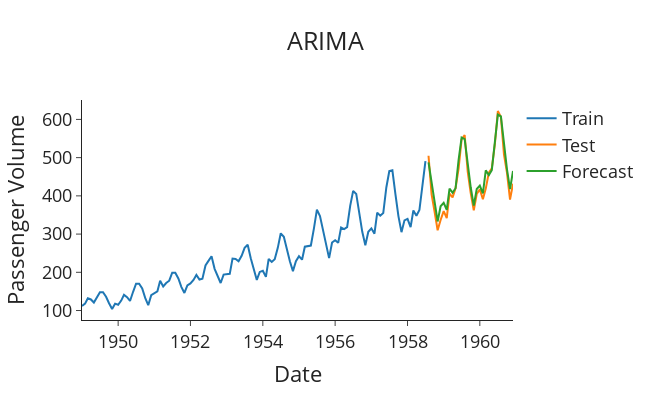

This figure's notebook cell:
### Markdown cell above
The forecasts produced from this fitted model is for the differenced and Box-Cox transformed time series that we produced earlier. Therefore, we have to un-difference and apply the inverse Box-Cox transform to the predictions to acquire the actual airline passenger forecasted volumes:

### Code cell
# Import packages
import plotly.graph_objects as go

def plot_forecasts(forecasts: list[float], title: str) -> None:
    """Function to plot the forecasts."""
    fig = go.Figure()
    fig.add_trace(go.Scatter(x=train.index, y=train['#Passengers'], name='Train'))
    fig.add_trace(go.Scatter(x=test.index, y=test['#Passengers'], name='Test'))
    fig.add_trace(go.Scatter(x=test.index, y=forecasts, name='Forecast'))
    fig.update_layout(template="simple_white", font=dict(size=18), title_text=title,
                      width=650, title_x=0.5, height=400, xaxis_title='Date',
                      yaxis_title='Passenger Volume')

    return fig.show()

# Plot the forecasts
plot_forecasts(forecasts, 'ARIMA')
